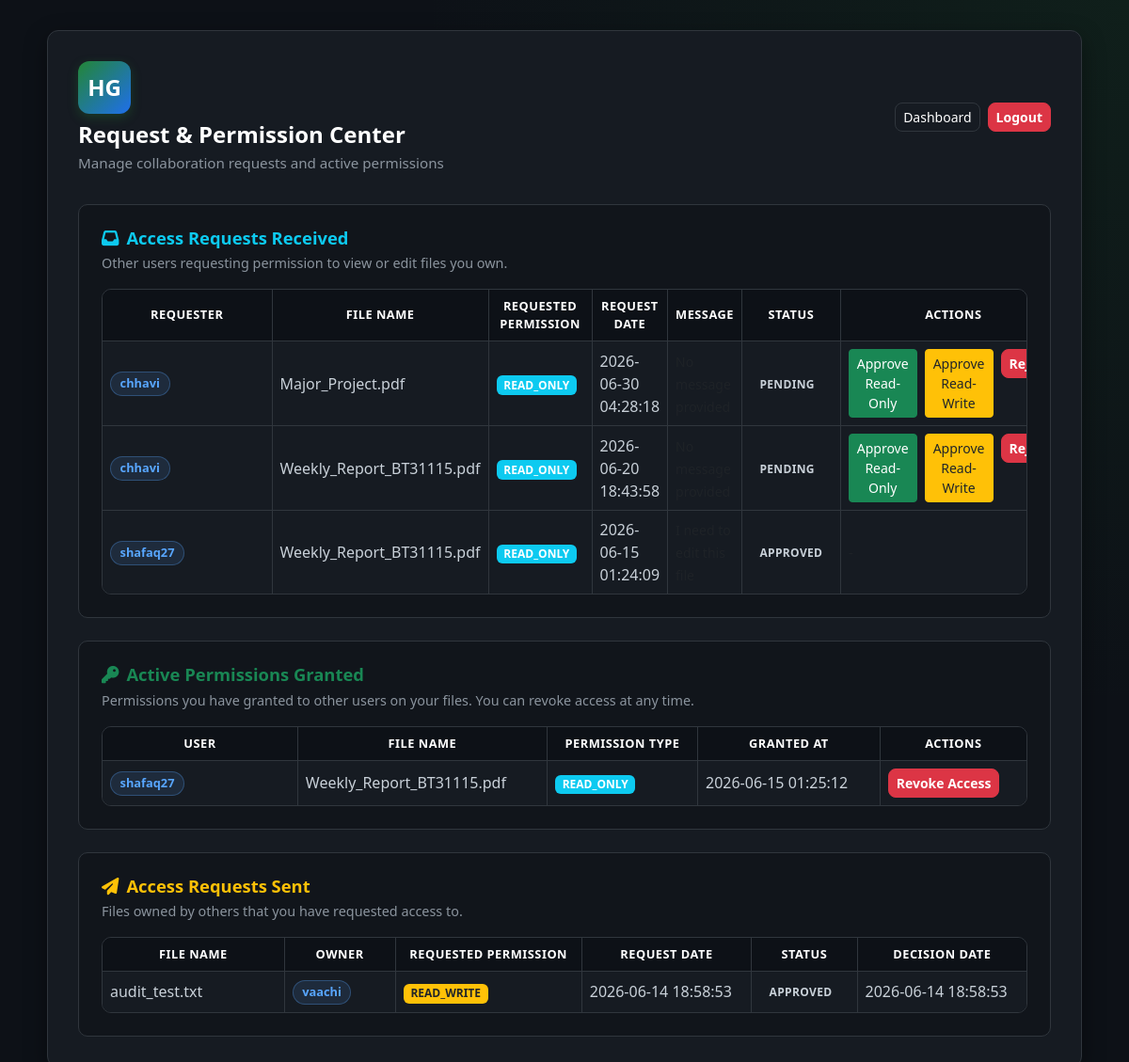
/requests (signed in), run on the app's committed database.
### tables this page shows
CREATE TABLE access_requests (
    id INTEGER PRIMARY KEY AUTOINCREMENT,
    file_id INTEGER NOT NULL,
    requester_id INTEGER NOT NULL,
    owner_id INTEGER NOT NULL,
    requested_permission TEXT NOT NULL, -- 'READ_ONLY' or 'READ_WRITE'
    status TEXT NOT NULL DEFAULT 'PENDING', -- 'PENDING', 'APPROVED', 'REJECTED', 'REVOKED'
    request_message TEXT,
    request_date TIMESTAMP DEFAULT CURRENT_TIMESTAMP,
    decision_date TIMESTAMP,
    FOREIGN KEY (file_id) REFERENCES files(id),
    FOREIGN KEY (requester_id) REFERENCES users(id),
    FOREIGN KEY (owner_id) REFERENCES users(id)
);

CREATE TABLE users (
    id INTEGER PRIMARY KEY AUTOINCREMENT,
    username TEXT NOT NULL UNIQUE,
    email TEXT NOT NULL UNIQUE,
    password_hash TEXT NOT NULL,
    created_at TIMESTAMP DEFAULT CURRENT_TIMESTAMP
, security_question TEXT NOT NULL DEFAULT 'q1', security_answer_hash TEXT NOT NULL DEFAULT '', email_verified INTEGER NOT NULL DEFAULT 0, last_login TIMESTAMP, account_status TEXT NOT NULL DEFAULT 'ACTIVE', failed_attempts INTEGER NOT NULL DEFAULT 0, locked_until TIMESTAMP);

CREATE TABLE files (
    id INTEGER PRIMARY KEY AUTOINCREMENT,
    owner_id INTEGER NOT NULL,
    original_filename TEXT NOT NULL,
    stored_filename TEXT NOT NULL,
    file_extension TEXT NOT NULL,
    file_size INTEGER NOT NULL,
    mime_type TEXT NOT NULL,
    sha256_hash TEXT NOT NULL,
    upload_time TIMESTAMP DEFAULT CURRENT_TIMESTAMP,
    last_verified TIMESTAMP,
    status TEXT NOT NULL DEFAULT 'ACTIVE',
    is_deleted INTEGER NOT NULL DEFAULT 0, content_hash TEXT,
    FOREIGN KEY (owner_id) REFERENCES users(id)
);

CREATE TABLE file_permissions (
    id INTEGER PRIMARY KEY AUTOINCREMENT,
    file_id INTEGER NOT NULL,
    user_id INTEGER NOT NULL,
    permission_type TEXT NOT NULL, -- 'READ_ONLY' or 'READ_WRITE'
    granted_by INTEGER NOT NULL,
    granted_at TIMESTAMP DEFAULT CURRENT_TIMESTAMP,
    FOREIGN KEY (file_id) REFERENCES files(id),
    FOREIGN KEY (user_id) REFERENCES users(id),
    FOREIGN KEY (granted_by) REFERENCES users(id),
    UNIQUE(file_id, user_id)
);

### app.py (the view)
@app.route("/requests")
@login_required
def requests_page():
    conn = get_db_connection()
    try:
        user_id = session["user_id"]
        requests_received = conn.execute(
            """
            SELECT r.*, f.original_filename, u.username AS requester_username
            FROM access_requests r
            INNER JOIN files f ON f.id = r.file_id
            INNER JOIN users u ON u.id = r.requester_id
            WHERE r.owner_id = ?
            ORDER BY r.request_date DESC
            """,
            (user_id,),
        ).fetchall()
        requests_sent = conn.execute(
            """
            SELECT r.*, f.original_filename, u.username AS owner_username
            FROM access_requests r
            INNER JOIN files f ON f.id = r.file_id
            INNER JOIN users u ON u.id = r.owner_id
            WHERE r.requester_id = ?
            ORDER BY r.request_date DESC
            """,
            (user_id,),
        ).fetchall()
        permissions_granted = conn.execute(
            """
            SELECT p.*, f.original_filename, u.username AS user_username
            FROM file_permissions p
            INNER JOIN files f ON f.id = p.file_id
            INNER JOIN users u ON u.id = p.user_id
            WHERE p.granted_by = ?
            ORDER BY p.granted_at DESC
            """,
            (user_id,),
        ).fetchall()
    finally:
        conn.close()
    return render_template(
        "requests.html",
        username=session.get("username"),
        requests_received=requests_received,
        requests_sent=requests_sent,
        permissions_granted=permissions_granted,
    )

### templates/requests.html (shortened to what this page needs)
<!DOCTYPE html>
<html lang="en">
<head>
    <link href="https://cdn.jsdelivr.net/npm/bootstrap@5.3.3/dist/css/bootstrap.min.css" rel="stylesheet">
    <link rel="stylesheet" href="https://cdnjs.cloudflare.com/ajax/libs/font-awesome/6.4.0/css/all.min.css">
    <link rel="stylesheet" href="{{ url_for('static', filename='css/style.css') }}">
</head>
<body>
    <div class="dashboard-wrapper">
        <div class="container dashboard-container">
            <div class="dashboard-card dashboard-card-wide mx-auto">
                <div class="dashboard-header">
                    <div>
                        <div class="brand-logo mb-2">HG</div>
                        <h1 class="welcome-text">Request & Permission Center</h1>
                        <p class="welcome-subtext">Manage collaboration requests and active permissions</p>
                    </div>
                    <div class="dashboard-actions">
                        <a href="{{ url_for('dashboard') }}" class="btn btn-outline-light btn-sm">Dashboard</a>
                        <a href="{{ url_for('logout') }}" class="btn btn-danger btn-sm">Logout</a>
                    </div>
                </div>
                <section class="dashboard-section mb-4">
                    <h2 class="section-title text-info"><i class="fa-solid fa-inbox me-2"></i>Access Requests Received</h2>
                    <p class="section-description">Other users requesting permission to view or edit files you own.</p>
                    {% if requests_received %}
                        <div class="table-responsive files-table-wrapper">
                            <table class="table files-table align-middle">
                                <thead>
                                    <tr>
                                        <th>Requester</th>
                                        <th>File Name</th>
                                        <th>Requested Permission</th>
                                        <th>Request Date</th>
                                        <th>Message</th>
                                        <th>Status</th>
                                        <th>Actions</th>
                                    </tr>
                                </thead>
                                <tbody>
                                    {% for req in requests_received %}
                                        <tr>
                                            <td><span class="owner-badge">{{ req.requester_username }}</span></td>
                                            <td>{{ req.original_filename }}</td>
                                            <td>
                                                <span class="badge {% if req.requested_permission == 'READ_WRITE' %}bg-warning text-dark{% else %}bg-info{% endif %}">
                                                    {{ req.requested_permission }}
                                                </span>
                                            </td>
                                            <td>{{ req.request_date }}</td>
                                            <td><small class="text-muted">{{ req.request_message or 'No message provided' }}</small></td>
                                            <td>
                                                <span class="status-badge status-{{ req.status|lower }}">{{ req.status }}</span>
                                            </td>
                                            <td>
                                                {% if req.status == 'PENDING' %}
                                                    <div class="d-flex gap-2">
                                                        <form action="{{ url_for('approve_request', request_id=req.id) }}" method="POST" class="d-inline">
                                                            <button type="submit" class="btn btn-success btn-sm">Approve Read-Only</button>
                                                        </form>
                                                        <form action="{{ url_for('approve_request', request_id=req.id) }}" method="POST" class="d-inline">
                                                            <button type="submit" class="btn btn-warning btn-sm text-dark">Approve Read-Write</button>
                                                        </form>
                                                        <form action="{{ url_for('reject_request', request_id=req.id) }}" method="POST" class="d-inline">
                                                            <button type="submit" class="btn btn-danger btn-sm">Reject</button>
                                                        </form>
                                                    </div>
                                                {% else %}
                                                    <span class="text-muted">-</span>
                                                {% endif %}
                                            </td>
                                        </tr>
                                    {% endfor %}
                                </tbody>
                            </table>
                        </div>
                    {% else %}
                        <div class="empty-state">
                            <p class="mb-0">No access requests received yet.</p>
                        </div>
                    {% endif %}
                </section>
                <section class="dashboard-section mb-4">
                    <h2 class="section-title text-success"><i class="fa-solid fa-key me-2"></i>Active Permissions Granted</h2>
                    <p class="section-description">Permissions you have granted to other users on your files. You can revoke access at any time.</p>
                    {% if permissions_granted %}
                        <div class="table-responsive files-table-wrapper">
                            <table class="table files-table align-middle">
                                <thead>
                                    <tr>
                                        <th>User</th>
                                        <th>File Name</th>
                                        <th>Permission Type</th>
                                        <th>Granted At</th>
                                        <th>Actions</th>
                                    </tr>
                                </thead>
                                <tbody>
                                    {% for perm in permissions_granted %}
                                        <tr>
                                            <td><span class="owner-badge">{{ perm.user_username }}</span></td>
                                            <td>{{ perm.original_filename }}</td>
                                            <td>
                                                <span class="badge {% if perm.permission_type == 'READ_WRITE' %}bg-warning text-dark{% else %}bg-info{% endif %}">
                                                    {{ perm.permission_type }}
                                                </span>
                                            </td>
                                            <td>{{ perm.granted_at }}</td>
                                            <td>
                                                <form action="{{ url_for('revoke_permission', permission_id=perm.id) }}" method="POST" onsubmit="return confirm('Revoke access for this user?');" class="d-inline">
                                                    <button type="submit" class="btn btn-danger btn-sm">Revoke Access</button>
                                                </form>
                                            </td>
                                        </tr>
                                    {% endfor %}
                                </tbody>
                            </table>
                        </div>
                    {% else %}
                        <div class="empty-state">
                            <p class="mb-0">No permissions granted yet.</p>
                        </div>
                    {% endif %}
                </section>
                <section class="dashboard-section">
                    <h2 class="section-title text-warning"><i class="fa-solid fa-paper-plane me-2"></i>Access Requests Sent</h2>
                    <p class="section-description">Files owned by others that you have requested access to.</p>
                    {% if requests_sent %}
                        <div class="table-responsive files-table-wrapper">
                            <table class="table files-table align-middle">
                                <thead>
                                    <tr>
                                        <th>File Name</th>
                                        <th>Owner</th>
                                        <th>Requested Permission</th>
                                        <th>Request Date</th>
                                        <th>Status</th>
                                        <th>Decision Date</th>
                                    </tr>
                                </thead>
                                <tbody>
                                    {% for req in requests_sent %}
                                        <tr>
                                            <td>{{ req.original_filename }}</td>
                                            <td><span class="owner-badge">{{ req.owner_username }}</span></td>
                                            <td>
                                                <span class="badge {% if req.requested_permission == 'READ_WRITE' %}bg-warning text-dark{% else %}bg-info{% endif %}">
                                                    {{ req.requested_permission }}
                                                </span>
                                            </td>
                                            <td>{{ req.request_date }}</td>
                                            <td>
                                                <span class="status-badge status-{{ req.status|lower }}">{{ req.status }}</span>
                                            </td>
                                            <td>{{ req.decision_date or '-' }}</td>
                                        </tr>
                                    {% endfor %}
                                </tbody>
                            </table>
                        </div>
                    {% else %}
                        <div class="empty-state">
                            <p class="mb-0">You have not sent any access requests yet.</p>
                        </div>
                    {% endif %}
                </section>
            </div>
        </div>
    </div>
</body>
</html>

### data on the page
access_requests: requester_username "chhavi", original_filename "Major_Project.pdf", requested_permission "READ_ONLY", request_date "2026-06-30 04:28:18", status "PENDING"
access_requests: requester_username "chhavi", original_filename "Weekly_Report_BT31115.pdf", requested_permission "READ_ONLY", request_date "2026-06-20 18:43:58", status "PENDING"
access_requests: requester_username "shafaq27", original_filename "Weekly_Report_BT31115.pdf", requested_permission "READ_ONLY", request_date "2026-06-15 01:24:09", status "APPROVED"
file_permissions: user_username "shafaq27", original_filename "Weekly_Report_BT31115.pdf", permission_type "READ_ONLY", granted_at "2026-06-15 01:25:12"
access_requests: original_filename "audit_test.txt", owner_username "vaachi", requested_permission "READ_WRITE", request_date "2026-06-14 18:58:53", status "APPROVED", decision_date "2026-06-14 18:58:53"
